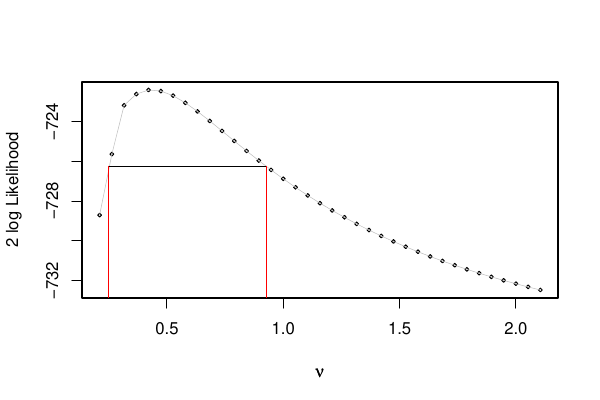

Here is the R script that generated this plot:
#This is figure 1 of the Rnews paper

d <- read.table("http://www.econ.uiuc.edu/~roger/courses/471/data/weco.dat", header=TRUE)

source("Plinks.R")
source("pglm.R")
if(TRUE){
  formula <- kwit ~ sex + dex + poly(lex,2)
  fit <- pglm(formula,data = d, link="Gosset")
  objhat <- fit$f$deviance
  nus <- 4:40/19
  objs <- nus*0
  for(i in 1:length(nus)){
	   objs[i] <-glm(formula, data = d,
		  family=binomial(link=Gosset(nus[i])))$deviance
	}
  } 
pdf("Fig1.pdf", width = 6, height = 4)
plot(nus, -objs, cex = .5, xlab = expression(nu), ylab = "2 log Likelihood")
lines(nus, -objs, lwd = .5, lty=1, col="grey")
cval <- qchisq(.95,1)
segments(fit$nulo, -objhat - cval, fit$nuhi, -objhat - cval)
segments(fit$nulo, -743, fit$nulo, -objhat - cval,2)
segments(fit$nuhi, -743, fit$nuhi, -objhat - cval,2)
dev.off()
